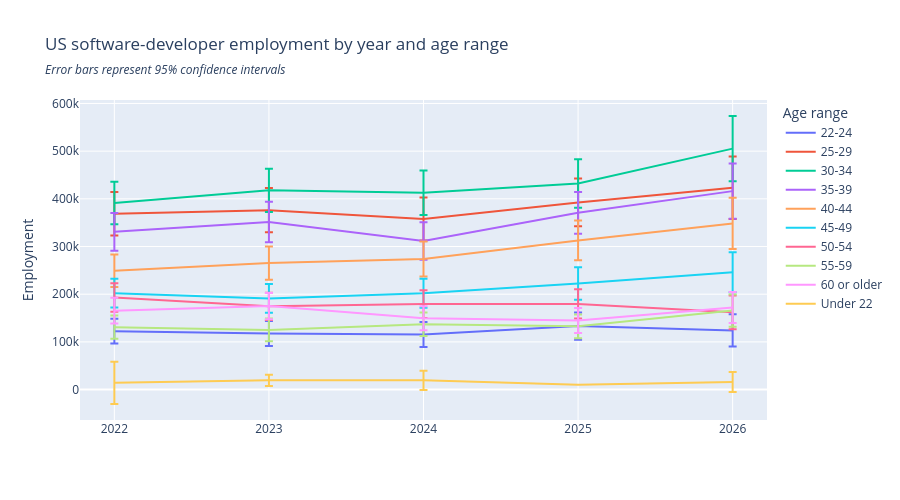

The notebook cell this image was saved under:
### Code cell
fig = px.line(df_full_emp_totals.query(
"(period == 'year_as_str') & (age_range != 'All') & (occ2010 == 'Software \
developers, applications and systems software') & (period_val >= '2022')"),
x = 'period_val', y = 'Total_emp_total', 
hover_data = 'Response_Count_emp_total',
color = 'age_range',
error_y = 'error_upper_emp_total',
error_y_minus = 'error_lower_emp_total',
height = chart_height, 
title = 'US software-developer employment by year and age range',
subtitle = error_bar_text).update_layout(xaxis_title = None, 
yaxis_title = 'Employment', legend_title = 'Age range')

fig

### Figure 1 — Plotly figure (JSON) as saved in the notebook; plotly's stock layout.template omitted (floating-point values rounded to 4 significant figures)
{"data": [{"customdata": [[345], [310], [327], [304], [197]], "error_y": {"array": [25920.0, 26130.0, 26120.0, 28490.0, 34010.0], "arrayminus": [25920.0, 26130.0, 26120.0, 28490.0, 34010.0]}, "hovertemplate": "age_range=22-24<br>period_val=%{x}<br>Total_emp_total=%{y}<br>Response_Count_emp_total=%{customdata[0]}<extra></extra>", "legendgroup": "22-24", "line": {"color": "#636efa", "dash": "solid"}, "marker": {"symbol": "circle"}, "mode": "lines", "name": "22-24", "orientation": "v", "showlegend": true, "type": "scatter", "x": ["2022", "2023", "2024", "2025", "2026"], "xaxis": "x", "y": [122500.0, 117600.0, 115400.0, 133200.0, 124100.0], "yaxis": "y"}, {"customdata": [[1124], [1088], [1078], [982], [644]], "error_y": {"array": [45700.0, 46280.0, 45070.0, 50000.0, 65650.0], "arrayminus": [45700.0, 46280.0, 45070.0, 50000.0, 65650.0]}, "hovertemplate": "age_range=25-29<br>period_val=%{x}<br>Total_emp_total=%{y}<br>Response_Count_emp_total=%{customdata[0]}<extra></extra>", "legendgroup": "25-29", "line": {"color": "#EF553B", "dash": "solid"}, "marker": {"symbol": "circle"}, "mode": "lines", "name": "25-29", "orientation": "v", "showlegend": true, "type": "scatter", "x": ["2022", "2023", "2024", "2025", "2026"], "xaxis": "x", "y": [368700.0, 376300.0, 357500.0, 392400.0, 423300.0], "yaxis": "y"}, {"customdata": [[1243], [1321], [1241], [1049], [874]], "error_y": {"array": [44540.0, 45280.0, 46800.0, 50920.0, 68380.0], "arrayminus": [44540.0, 45280.0, 46800.0, 50920.0, 68380.0]}, "hovertemplate": "age_range=30-34<br>period_val=%{x}<br>Total_emp_total=%{y}<br>Response_Count_emp_total=%{customdata[0]}<extra></extra>", "legendgroup": "30-34", "line": {"color": "#00cc96", "dash": "solid"}, "marker": {"symbol": "circle"}, "mode": "lines", "name": "30-34", "orientation": "v", "showlegend": true, "type": "scatter", "x": ["2022", "2023", "2024", "2025", "2026"], "xaxis": "x", "y": [391500.0, 417900.0, 412800.0, 432300.0, 505300.0], "yaxis": "y"}, {"customdata": [[1089], [1107], [1024], [1019], [741]], "error_y": {"array": [39440.0, 42440.0, 39150.0, 43690.0, 57830.0], "arrayminus": [39440.0, 42440.0, 39150.0, 43690.0, 57830.0]}, "hovertemplate": "age_range=35-39<br>period_val=%{x}<br>Total_emp_total=%{y}<br>Response_Count_emp_total=%{customdata[0]}<extra></extra>", "legendgroup": "35-39", "line": {"color": "#ab63fa", "dash": "solid"}, "marker": {"symbol": "circle"}, "mode": "lines", "name": "35-39", "orientation": "v", "showlegend": true, "type": "scatter", "x": ["2022", "2023", "2024", "2025", "2026"], "xaxis": "x", "y": [330800.0, 351400.0, 311500.0, 370600.0, 416200.0], "yaxis": "y"}, {"customdata": [[803], [869], [902], [835], [627]], "error_y": {"array": [34070.0, 34740.0, 36700.0, 41490.0, 53710.0], "arrayminus": [34070.0, 34740.0, 36700.0, 41490.0, 53710.0]}, "hovertemplate": "age_range=40-44<br>period_val=%{x}<br>Total_emp_total=%{y}<br>Response_Count_emp_total=%{customdata[0]}<extra></extra>", "legendgroup": "40-44", "line": {"color": "#FFA15A", "dash": "solid"}, "marker": {"symbol": "circle"}, "mode": "lines", "name": "40-44", "orientation": "v", "showlegend": true, "type": "scatter", "x": ["2022", "2023", "2024", "2025", "2026"], "xaxis": "x", "y": [249400.0, 265200.0, 274100.0, 312800.0, 348400.0], "yaxis": "y"}, {"customdata": [[717], [621], [678], [602], [481]], "error_y": {"array": [30190.0, 30260.0, 30540.0, 34140.0, 42010.0], "arrayminus": [30190.0, 30260.0, 30540.0, 34140.0, 42010.0]}, "hovertemplate": "age_range=45-49<br>period_val=%{x}<br>Total_emp_total=%{y}<br>Response_Count_emp_total=%{customdata[0]}<extra></extra>", "legendgroup": "45-49", "line": {"color": "#19d3f3", "dash": "solid"}, "marker": {"symbol": "circle"}, "mode": "lines", "name": "45-49", "orientation": "v", "showlegend": true, "type": "scatter", "x": ["2022", "2023", "2024", "2025", "2026"], "xaxis": "x", "y": [202100.0, 191100.0, 201900.0, 222500.0, 246100.0], "yaxis": "y"}, {"customdata": [[636], [574], [576], [480], [298]], "error_y": {"array": [29890.0, 28600.0, 29120.0, 30690.0, 35410.0], "arrayminus": [29890.0, 28600.0, 29120.0, 30690.0, 35410.0]}, "hovertemplate": "age_range=50-54<br>period_val=%{x}<br>Total_emp_total=%{y}<br>Response_Count_emp_total=%{customdata[0]}<extra></extra>", "legendgroup": "50-54", "line": {"color": "#FF6692", "dash": "solid"}, "marker": {"symbol": "circle"}, "mode": "lines", "name": "50-54", "orientation": "v", "showlegend": true, "type": "scatter", "x": ["2022", "2023", "2024", "2025", "2026"], "xaxis": "x", "y": [192900.0, 174500.0, 179300.0, 179700.0, 162000.0], "yaxis": "y"}, {"customdata": [[432], [401], [457], [392], [340]], "error_y": {"array": [24420.0, 23640.0, 24740.0, 24880.0, 33760.0], "arrayminus": [24420.0, 23640.0, 24740.0, 24880.0, 33760.0]}, "hovertemplate": "age_range=55-59<br>period_val=%{x}<br>Total_emp_total=%{y}<br>Response_Count_emp_total=%{customdata[0]}<extra></extra>", "legendgroup": "55-59", "line": {"color": "#B6E880", "dash": "solid"}, "marker": {"symbol": "circle"}, "mode": "lines", "name": "55-59", "orientation": "v", "showlegend": true, "type": "scatter", "x": ["2022", "2023", "2024", "2025", "2026"], "xaxis": "x", "y": [130900.0, 125200.0, 136900.0, 132700.0, 165700.0], "yaxis": "y"}, {"customdata": [[622], [648], [526], [452], [383]], "error_y": {"array": [27110.0, 27470.0, 25100.0, 26070.0, 32530.0], "arrayminus": [27110.0, 27470.0, 25100.0, 26070.0, 32530.0]}, "hovertemplate": "age_range=60 or older<br>period_val=%{x}<br>Total_emp_total=%{y}<br>Response_Count_emp_total=%{customdata[0]}<extra></extra>", "legendgroup": "60 or older", "line": {"color": "#FF97FF", "dash": "solid"}, "marker": {"symbol": "circle"}, "mode": "lines", "name": "60 or older", "orientation": "v", "showlegend": true, "type": "scatter", "x": ["2022", "2023", "2024", "2025", "2026"], "xaxis": "x", "y": [165500.0, 175000.0, 149600.0, 144700.0, 172100.0], "yaxis": "y"}, {"customdata": [[38], [54], [48], [27], [27]], "error_y": {"array": [44330.0, 11710.0, 20080.0, NaN, 21040.0], "arrayminus": [44330.0, 11710.0, 20080.0, NaN, 21040.0]}, "hovertemplate": "age_range=Under 22<br>period_val=%{x}<br>Total_emp_total=%{y}<br>Response_Count_emp_total=%{customdata[0]}<extra></extra>", "legendgroup": "Under 22", "line": {"color": "#FECB52", "dash": "solid"}, "marker": {"symbol": "circle"}, "mode": "lines", "name": "Under 22", "orientation": "v", "showlegend": true, "type": "scatter", "x": ["2022", "2023", "2024", "2025", "2026"], "xaxis": "x", "y": [14070.0, 19430.0, 19380.0, 10240.0, 15750.0], "yaxis": "y"}], "layout": {"height": 500, "legend": {"title": {"text": "Age range"}, "tracegroupgap": 0}, "title": {"subtitle": {"text": "<i>Error bars represent 95% confidence intervals</i>"}, "text": "US software-developer employment by year and age range"}, "xaxis": {"anchor": "y", "domain": [0, 1], "title": {}}, "yaxis": {"anchor": "x", "domain": [0, 1], "title": {"text": "Employment"}}}}
